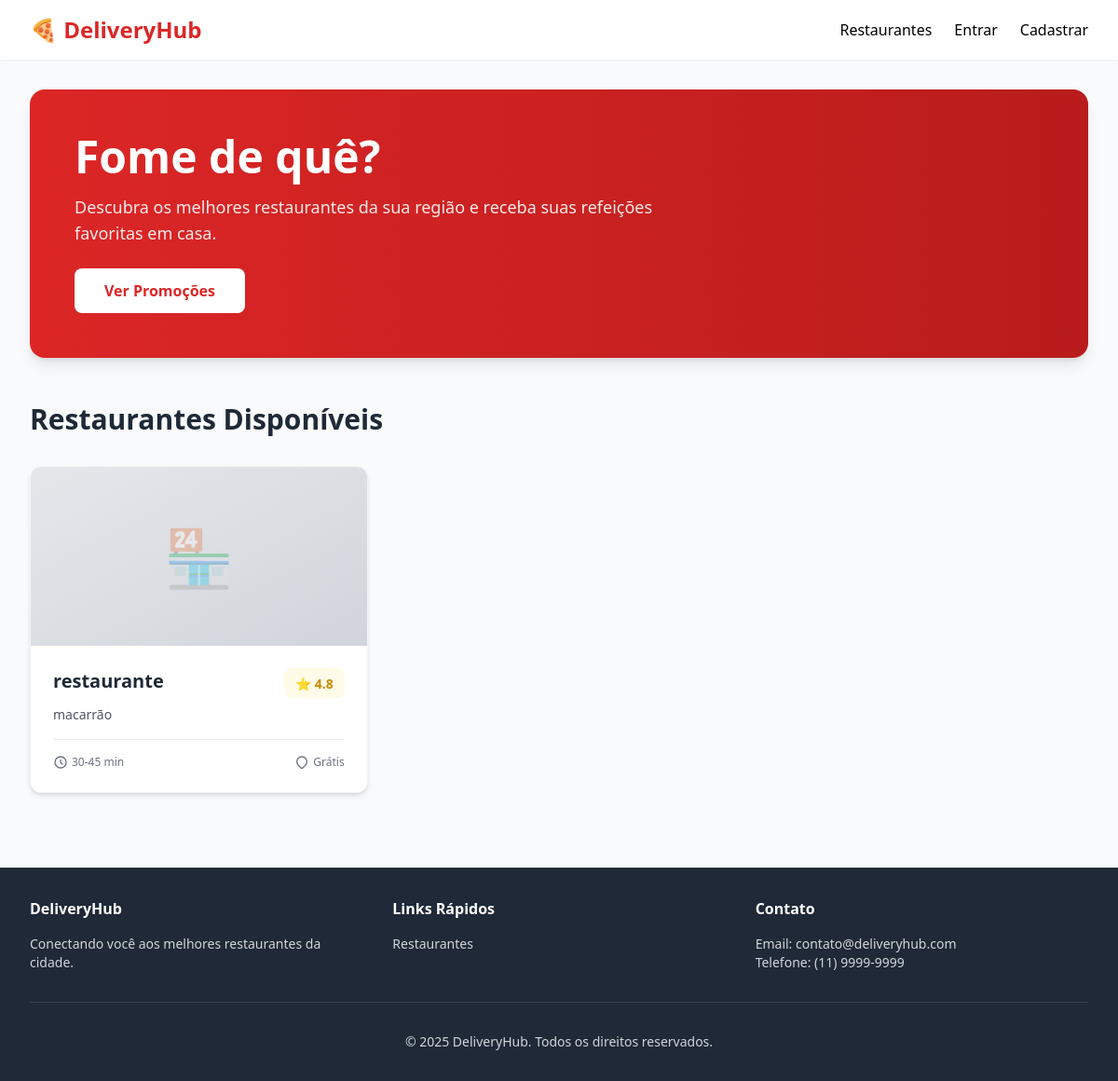
The app's page /, older data.
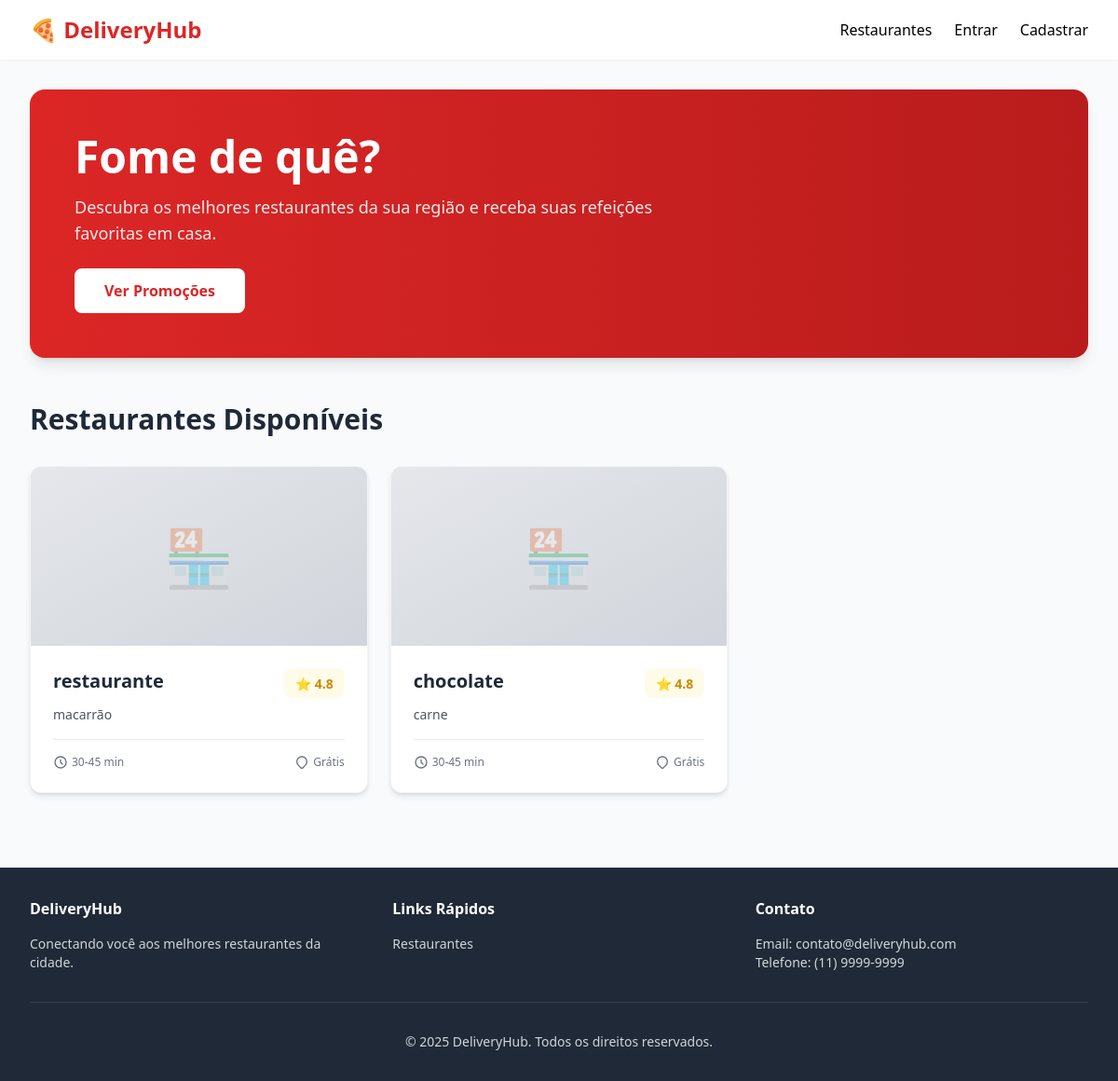
The same page, newer data.
### core/models.py (models this page shows, shortened)
class Restaurante(models.Model):
    dono = models.ForeignKey(User, on_delete=models.CASCADE, related_name='restaurantes')
    nome = models.CharField(max_length=100)
    endereco = models.TextField()
    horario_funcionamento = models.CharField(max_length=100, help_text="Ex: 08:00-22:00")
    tipo_cozinha = models.CharField(max_length=50)

### core/views.py (the view)
# urls.py: path('', views.RestauranteListView.as_view(), name='lista_restaurantes'),
class RestauranteListView(ListView):
    model = Restaurante
    template_name = "core/index.html"
    context_object_name = "restaurantes"

### core/templates/core/index.html
{% extends 'core/base.html' %}
{% block content %}
    <div class="bg-gradient-to-r from-red-600 to-red-700 rounded-2xl p-8 md:p-12 mb-12 text-white shadow-lg">
        <div class="max-w-2xl">
            <h1 class="text-4xl md:text-5xl font-bold mb-4">Fome de quê?</h1>
            <p class="text-lg opacity-90 mb-6">Descubra os melhores restaurantes da sua região e receba suas refeições favoritas em casa.</p>
            <div class="flex gap-4">
                <button class="bg-white text-red-600 font-bold py-3 px-8 rounded-lg hover:bg-gray-100 transition-colors duration-200">
                    Ver Promoções
                </button>
            </div>
        </div>
    </div>
    <div>
        <h2 class="text-3xl font-bold text-gray-800 mb-8">Restaurantes Disponíveis</h2>
        {% if restaurantes %}
            <div class="grid grid-cols-1 md:grid-cols-2 lg:grid-cols-3 gap-6">
                {% for r in restaurantes %}
                    <a href="{% url 'core:detalhe_restaurante' pk=r.id %}" class="group">
                        <div class="bg-white rounded-xl shadow-md hover:shadow-xl transition-all duration-300 overflow-hidden border border-gray-100">
                            <div class="relative h-48 bg-gradient-to-br from-gray-200 to-gray-300 flex items-center justify-center overflow-hidden">
                                <span class="text-6xl opacity-30">🏪</span>
                                <div class="absolute inset-0 group-hover:bg-black/5 transition-colors duration-300"></div>
                            </div>
                            <div class="p-6">
                                <div class="flex justify-between items-start mb-2">
                                    <h3 class="text-xl font-bold text-gray-800 group-hover:text-red-600 transition-colors">{{ r.nome }}</h3>
                                    <div class="bg-yellow-50 px-3 py-1 rounded-lg">
                                        <span class="text-sm font-bold text-yellow-600">⭐ 4.8</span>
                                    </div>
                                </div>
                                <p class="text-sm text-gray-600 mb-4">{{ r.tipo_cozinha }}</p>
                                <div class="flex items-center justify-between text-xs text-gray-500 border-t pt-4">
                                    <div class="flex items-center gap-1">
                                        <svg class="w-4 h-4" fill="none" stroke="currentColor" viewBox="0 0 24 24">
                                            <path stroke-linecap="round" stroke-linejoin="round" stroke-width="2" d="M12 8v4l3 3m6-3a9 9 0 11-18 0 9 9 0 0118 0z"></path>
                                        </svg>
                                        <span>30-45 min</span>
                                    </div>
                                    <div class="flex items-center gap-1">
                                        <svg class="w-4 h-4" fill="none" stroke="currentColor" viewBox="0 0 24 24">
                                            <path stroke-linecap="round" stroke-linejoin="round" stroke-width="2" d="M17.657 16.657L13.414 20.9a1.998 1.998 0 01-2.827 0l-4.244-4.243a8 8 0 1111.314 0z"></path>
                                        </svg>
                                        <span>Grátis</span>
                                    </div>
                                </div>
                            </div>
                        </div>
                    </a>
                {% endfor %}
            </div>
        {% else %}
            <div class="bg-blue-50 border border-blue-200 rounded-lg p-8 text-center">
                <p class="text-blue-800 text-lg font-medium">😔 Nenhum restaurante cadastrado no momento.</p>
                <p class="text-blue-600 mt-2">Volte em breve para descobrir novos estabelecimentos!</p>
            </div>
        {% endif %}
    </div>
{% endblock %}

Row changes from the older to the newer data that the page shows:
added Restaurante: nome "chocolate", tipo_cozinha "carne"
